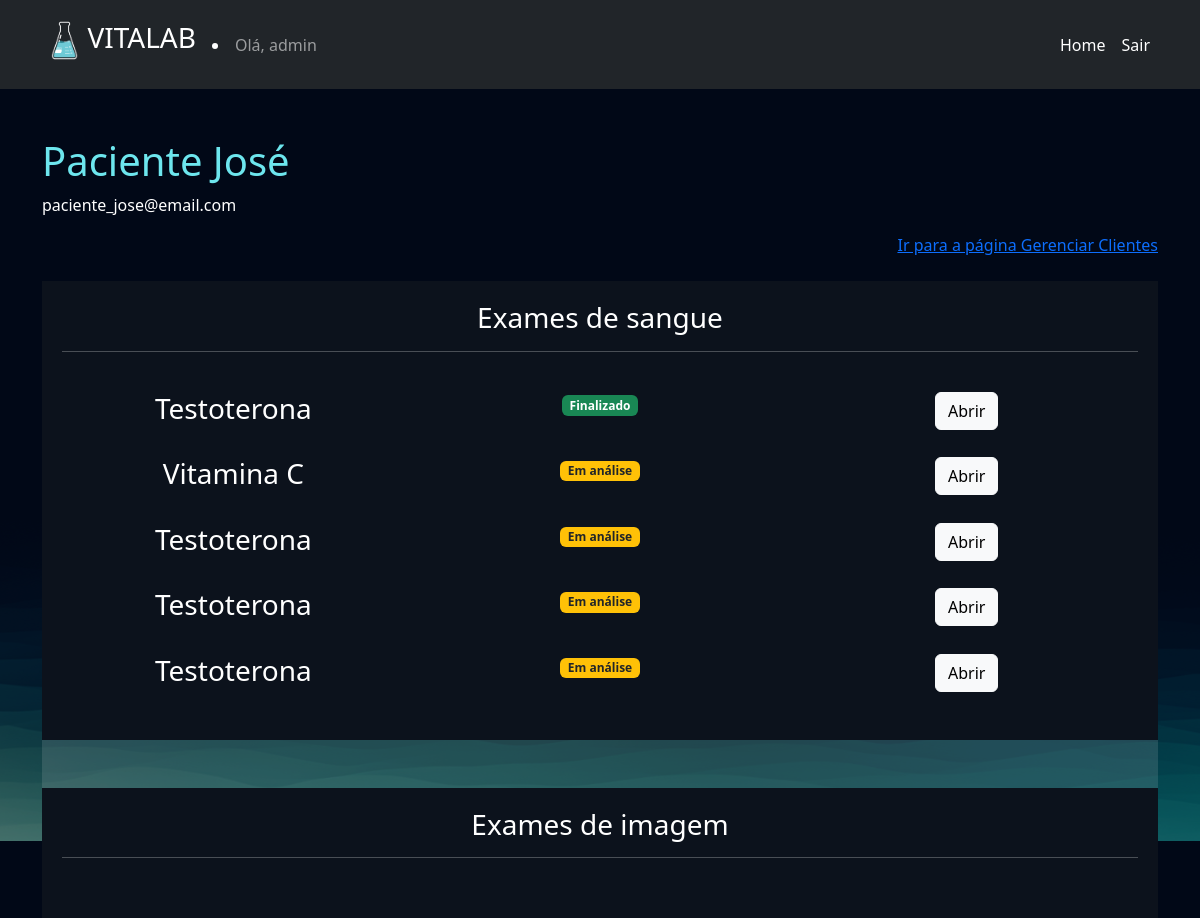
Screenshot of /empresarial/cliente/10 (signed in) with the database file from the repository.
### exames/models.py (models this page shows, shortened)
class SolicitacaoExame(models.Model):
	choice_status = (
		('E', 'Em análise'),
		('F', 'Finalizado'),
		('C', 'Cancelado')
	)
	usuario = models.ForeignKey(User, on_delete=models.DO_NOTHING)
	exame = models.ForeignKey(TiposExames, on_delete=models.DO_NOTHING)
	status = models.CharField(max_length=2, choices=choice_status)
	resultado = models.FileField(upload_to="resultados", null=True, blank=True)
	requer_senha = models.BooleanField(default=False)
	senha = models.CharField(max_length=6, null=True, blank=True)
	def badge_template(self):
		if self.status == 'E':
			classes_css = 'bg-warning text-dark'
			texto = "Em análise"
		elif self.status == 'F':
			classes_css = 'bg-success'
			texto = "Finalizado"
		return mark_safe(f"<span class='badge bg-primary {classes_css}'>{texto}</span>")

class TiposExames(models.Model):
	tipo_choices = (
		('I', 'Exame de imagem'),
		('S', 'Exame de Sangue')
	)
	nome = models.CharField(max_length=50)
	tipo = models.CharField(max_length=2, choices=tipo_choices)
	preco = models.FloatField()
	disponivel = models.BooleanField(default=True)
	horario_inicial = models.IntegerField()
	horario_final = models.IntegerField()

### empresarial/views.py (the view)
# urls.py: path('cliente/<int:cliente_id>', views.cliente, name="cliente"),
@staff_member_required
def cliente(request, cliente_id):
    cliente = User.objects.get(id=cliente_id)
    exames = SolicitacaoExame.objects.filter(usuario=cliente)
    return render(request, 'cliente.html', {'cliente': cliente, 'exames': exames})

### empresarial/templates/cliente.html (shortened to what this page needs)
{% extends "bases/base.html" %}
{% load static %}
{% block 'head' %}
    <link href="{% static 'exames/css/css.css' %}" rel="stylesheet">
    <link href="{% static 'exames/css/gerenciar_pedidos.css' %}" rel="stylesheet">
    <link href="{% static 'exames/css/gerenciar_exames.css' %}" rel="stylesheet">
{% endblock 'head' %}
{% block 'conteudo' %}
    <br>
    <br>
    <div class="container">
        <h3 class="font-destaque">{{cliente.get_full_name}}</h3>
        <p>{{cliente.email}}</p>
        <div style="text-align:right">
            <a href="{% url 'gerenciar_clientes' %}" class="btn-custom">Ir para a página Gerenciar Clientes</a>
        </div>
        <br>
        <div class="card card-view">
            <div class="sub-card">
                <h3>Exames de sangue</h3>
                <hr>
                <br>
                {% for exame in exames  %}
                    {% if  exame.exame.tipo == 'S'%}
                        <div class="row">
                            <div class="col-md"><h3>{{exame.exame.nome}}</h3></div>
                            <div class="col-md">{{exame.badge_template}}</div>
                            <div class="col-md">
                                <a href="{% url "exame_cliente" exame.id %}" class="btn btn-light">Abrir</a>
                            </div>
                        </div>
                        <br>
                    {% endif %}
                {% endfor %}
            </div>
            <br>
            <br>
            <div class="sub-card">
                <h3>Exames de imagem</h3>
                <hr>
                <br>
            </div>
        </div>
    </div>
{% endblock 'conteudo' %}

### templates/bases/base.html (shortened to what this page needs)
{% load static %}
<!doctype html>
<html lang="pt-BR">
<head>
<link href="https://cdn.jsdelivr.net/npm/bootstrap@5.3.1/dist/css/bootstrap.min.css" rel="stylesheet">
<link href="{% static 'geral/css/base.css' %}" rel="stylesheet">
{% block 'head' %}{% endblock %}
</head>
<body>
    {% if request.user.is_staff %}
    <nav class="navbar navbar-expand-lg navbar-dark bg-dark static-top">
        <div class="container">
          <a class="navbar-brand" href="#">
            <h3><img src="{% static 'geral/img/logo.png' %}" alt="..." height="55">VITALAB</h3>
          </a>
          <li class="nav-item"><span class="navbar-text"> Olá, {{request.user}}</span></li>
          <div class="collapse navbar-collapse" id="navbarSupportedContent">
            <ul class="navbar-nav ms-auto">
              <li class="nav-item">
                <a class="nav-link active" aria-current="page" href="{% url 'gerenciar_clientes' %}">Home</a>
              </li>
              <li class="nav-item">
                <a class="nav-link active" href="{% url 'logout' %}">Sair</a>
              </li>
             </ul>
          </div>
        </div>
      </nav>
  {% endif %}
{% block 'conteudo' %}{% endblock %}
</body>
</html>

### templates/static/geral/css/base.css (style rules this page uses)
:root { --main-color: #151C34; --dark-color: #0C121C ; --light-color: #6DE6EE; --contrast-color: #f4c96b; --differential-color: #066668; }
* { color: white }
.font-destaque { color: var(--light-color); font-size: 40px; }

### templates/static/exames/css/css.css (style rules this page uses)
body { background-image: url('/static/geral/img/bg2.png'); background-size: cover; }
.card { background-color: rgba(217, 217, 217, .14); color: white; padding: 15px; }

### templates/static/exames/css/gerenciar_pedidos.css (style rules this page uses)
.card-view { text-align: center; padding: 0; border: none; height: 70vh; }

### templates/static/exames/css/gerenciar_exames.css (style rules this page uses)
.sub-card { background-color: var(--dark-color); padding: 20px; }

### rows the page displays
SolicitacaoExame: exame.nome "Testoterona", badge_template "Finalizado"
SolicitacaoExame: exame.nome "Vitamina C", badge_template "Em análise"
SolicitacaoExame: exame.nome "Testoterona", badge_template "Em análise"
SolicitacaoExame: exame.nome "Testoterona", badge_template "Em análise"
SolicitacaoExame: exame.nome "Testoterona", badge_template "Em análise"

### other values shown
{{ request.user }} "admin"
{{ cliente.get_full_name }} "Paciente José"
{{ cliente.email }} "paciente_jose@email.com"
